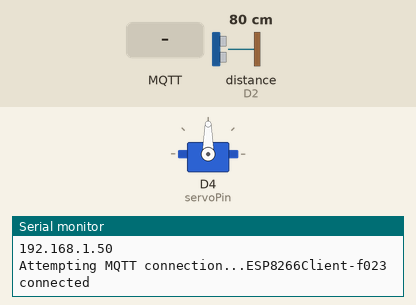
The sketch below on a simulated ESP8266 (NodeMCU). On the bench: servo, the last lines printed to the serial monitor. Wiring (inferred from the names in the program): ultrasonic range finder: trigger D1; echo D2. The inputs (shaded band) are chosen by the test bench; at power-on: distance to the obstacle (sensor on D2) 80 cm. The echo pulse lasts 58.3 µs per cm; WiFi joins after 1.5 s; servers stay silent unless stated; random numbers use the default seed unless the sketch sets one; no MQTT or app messages arrive unless stated.

Above: at 2.7 s.
2.8 s: MQTT message "d" arrives on the first subscribed topic
At 4.28 s:
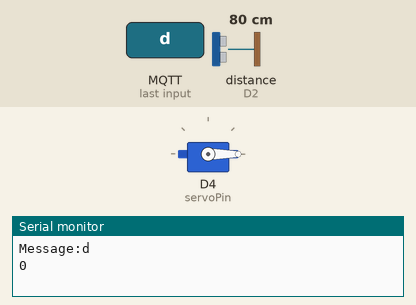
5.9 s: MQTT message "1" arrives on the first subscribed topic
At 8.2 s:
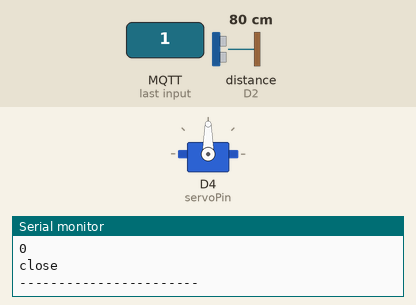
8.4 s: MQTT message "on" arrives on the first subscribed topic
At 10.11 s:
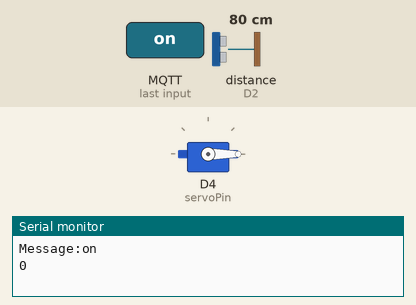
Timing chart, 0 to 11.8 s (numbered marks = the images above; inputs shaded):
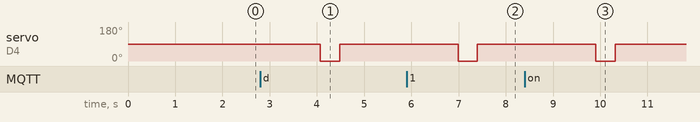

The sketch:

wasteBin2.ino
```cpp
#include <ESP8266WiFi.h>
#include <PubSubClient.h>
#include <ArduinoJson.h>
#include <Servo.h>

//Wifi and mqtt_broker
const char* ssid = "IoT-LAB";
const char* password = "Vtnet@1812";
const char* mqtt_server = "171.244.173.204";

WiFiClient espClient;
PubSubClient client(espClient);
unsigned long lastMsg = 0;
#define MSG_BUFFER_SIZE (100)

// servo
#define TURN_TIME 410
Servo myservo;
const int servoPin = D4;

// waste2
char waste2[MSG_BUFFER_SIZE];
int capacity2;
int cap2;
float long2 = 105.8478;
float lat2= 21.02926;
char state2[6];
char stateChange[6] = "open";
char open[5]= "open";
char close[6]= "close";

// wasteBin
const int trigPin = D1;
const int echoPin = D2;
long duration;
float distance;
int capacity;
float deepOfWaste = 18;
//////////

void setup_wifi() {

  delay(10);
  // We start by connecting to a WiFi network
  Serial.println();
  Serial.print("Connecting to ");
  Serial.println(ssid);

  WiFi.mode(WIFI_STA);
  WiFi.begin(ssid, password);

  while (WiFi.status() != WL_CONNECTED) {
    delay(500);
    Serial.print(".");
  }

  randomSeed(micros());

  Serial.println("");
  Serial.println("WiFi connected");
  Serial.println("IP address: ");
  Serial.println(WiFi.localIP());
}

void callback(char* topic, byte* payload, unsigned int length) {
  Serial.print("Message arrived in topic: ");
  Serial.println(topic);
  Serial.print("Message:");

  for (int i = 0; i < length; i++) {
    Serial.print((char)payload[i]);
  }
    StaticJsonBuffer<200> jsonBuffer;
    JsonObject& root = jsonBuffer.parseObject(payload);
    const bool state = root["state"];
    Serial.println();
    Serial.println(state);
    if(state == false){

      // close the pin
      myservo.write(0); // Start turning clockwise
      delay(TURN_TIME); // Go on turning for the right duration
      myservo.write(90);// Stop turning

      for(int i=0; i <6; i++){
          stateChange[i] = close[i];
      }
      Serial.println("close");
    }else{
      // open the pin
      myservo.write(180); // Start turning anti-clockwise
      delay(TURN_TIME); // Go on turning for the right duration
      myservo.write(90);// Stop turning
        for(int i=0; i <6; i++){
          stateChange[i] = open[i];
        }
        Serial.println("open");
    }
  Serial.println();
  Serial.println("-----------------------");
}

void reconnect() {
  // Loop until we're reconnected
  while (!client.connected()) {
    Serial.print("Attempting MQTT connection...");
    // Create a random client ID
    String clientId = "ESP8266Client-";
    clientId += String(random(0xffff), HEX);
    Serial.println(clientId);
    // Attempt to connect
    if (client.connect(clientId.c_str())) {
      Serial.println("connected");
      // Once connected, publish an announcement...
      // client.publish("wasteManagement", "hello world");
      // ... and resubscribe
      client.subscribe("wasteManagement/waste2/control");
    } else {
      Serial.print("failed, rc=");
      Serial.print(client.state());
      Serial.println(" try again in 5 seconds");
      // Wait 5 seconds before retrying
      delay(5000);
    }
  }
}

void publish() {
    stateAssign(state2);
    snprintf (waste2, MSG_BUFFER_SIZE," { \"latitude\": \"%f\",\"longtitude\": \"%f\",  \"capacity\": \"%d\", \"state\": \"%s\"} " ,lat2,long2,capacity2, state2);
    client.publish("wasteManagement/waste2/status", waste2, true);

}
void wasteBinData(){
  digitalWrite(trigPin, LOW);
  delayMicroseconds(2);
  // Sets the trigPin on HIGH state for 10 micro seconds
  digitalWrite(trigPin, HIGH);
  delayMicroseconds(10);
  digitalWrite(trigPin, LOW);
  // Reads the echoPin, returns the sound wave travel time in microseconds
  duration = pulseIn(echoPin, HIGH);

  // Calculating the distance
  distance= duration*0.034/2;
  // Serial.println(distance);
  if (distance >= 560){
    distance = 0;
  }
  else if (distance > deepOfWaste && distance < 560){
    distance = deepOfWaste;
  }
  capacity2 = 100 - (distance/deepOfWaste)*100;
  delay(500);

  // if waste is full, close the bin.
  if (capacity2 == 100){
    if (!strcmp(state2, open)){ // equal to (strcmp(state1, open) == 0)

      // close the pin
      myservo.write(0); // Start turning clockwise
      delay(TURN_TIME); // Go on turning for the right duration
      myservo.write(90);// Stop turning

      for(int i=0; i <6; i++){
          stateChange[i] = close[i];
        }
        Serial.println("close");
    }
  }
  // fake cap2
  unsigned long now = millis();
  if (now - lastMsg > 3000) {
    lastMsg = now;
    cap2 +=5;
    if(cap2 > 100){
      cap2 = 0;
    }
  }
}
void stateAssign(char *state){
  for(int i=0; i <7; i++){
    state[i] = stateChange[i];
  }
}
void setup() {
  pinMode(BUILTIN_LED, OUTPUT);     // Initialize the BUILTIN_LED pin as an output
  Serial.begin(115200);
  setup_wifi();

  //servo
  myservo.attach(servoPin);
  myservo.write(90);


  // MQTT
  client.setServer(mqtt_server, 1884);
  client.setCallback(callback);

    // wasteBin
  pinMode(trigPin, OUTPUT); // Sets the trigPin as an Output
  pinMode(echoPin, INPUT); // Sets the echoPin as an Input
  //////////////

}
void loop() {
  if (!client.connected()) {
    reconnect();
  }
  client.loop();
  wasteBinData();
  publish();
  delay (2000);
}
```

Measured:
- after the input at 2.8 s, servo on D4 (servoPin): 90° → 0° after 1.3 s, → 90° 0.41 s later
- after the input at 5.9 s, servo on D4 (servoPin): 90° → 0° after 1.1 s, → 90° 0.41 s later
- after the input at 8.4 s, servo on D4 (servoPin): 90° → 0° after 1.5 s, → 90° 0.41 s later
